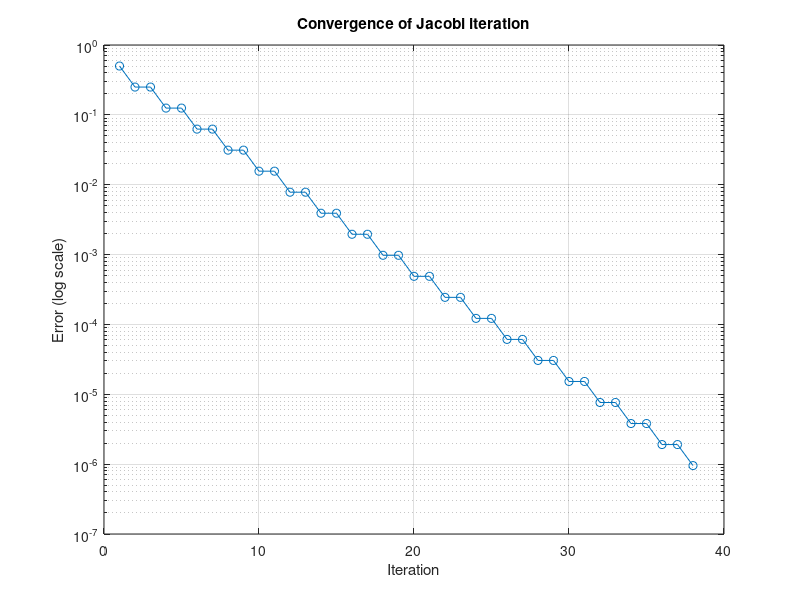

Reproduce this figure in MATLAB.

% 1D problem finite difference

clear all;
close all;
clc

%%

n = 5;
L = 1;
h = L/(n-1);

%% initi

y(1) = 0;
y(n) = 1;

y_new(1) = 0;
y_new(n) = 1;

err = 1;
final_err = 1e-6;
iter = 0;
err_hist = zeros(1,100);   

%% calculation

while err > final_err
    for i = 2:n-1
        y_new(i) = (y(i+1)+y(i-1))/2;
    end

err = 0;

for i = 2:n-1;
   
    err = err + abs(y(i) - y_new(i));
end

    iter = iter + 1

    err_his(iter) = err;

    
    y = y_new;
end

%% plot 
semilogy(1:iter, err_his(1:iter), '-o')
xlabel('Iteration')
ylabel('Error (log scale)')
title('Convergence of Jacobi iteration')
grid on
